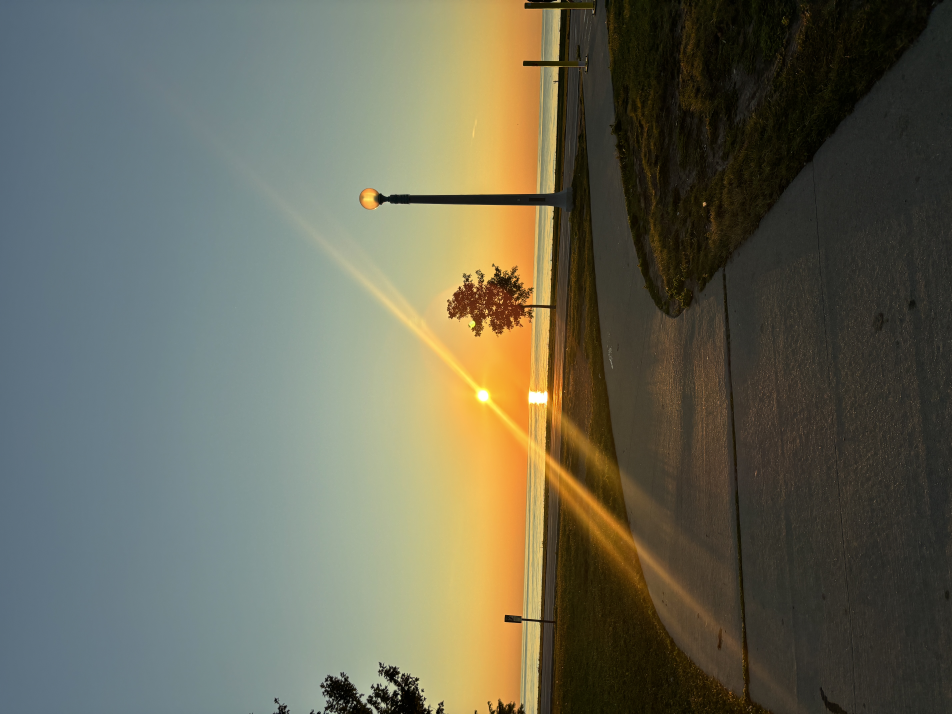
#> input picture content/2026/07/30/new-day/IMG_2211.jpeg, 5712 x 4284 px (shown at 1/6 size)
$ python optimize-images.py
#> lines starting #> are read from the running program, lines starting #| are printed output that depends on the picture
#!/usr/bin/env python3
"""Make the photographs web-weight, and build thumbnails for the gallery grid.

The images imported from Micro.blog are untouched phone originals: 1800x2400 at
up to 5 MB each, which is near-lossless and absurd for a web page. The gallery
loaded all 31 of them at full size into tiles a few hundred pixels wide, so that
page weighed 72 MB.

Two jobs:

  1. Recompress every photograph in place to a sane web size. These are what a
     post shows and what the lightbox opens.

  2. Write a <name>-thumb.<ext> beside each one for the gallery grid.

The full-resolution originals are not lost: they are in git history, in the
commit that rescued them from the Micro.blog CDN.

Idempotent. Already-optimised files are skipped, and thumbnails are never
themselves treated as sources.
"""
import pathlib
import sys

try:
    from PIL import Image, ImageOps
except ImportError:
    sys.exit("FAIL: Pillow is required.  pip3 install Pillow")

FULL_MAX = 1600      # long edge for the image a reader actually opens
FULL_Q = 80
THUMB_MAX = 800      # long edge for a grid tile, which is never bigger than this
THUMB_Q = 72
THUMB_SUFFIX = "-thumb"

# Anything already at or under this is left alone, so re-running is cheap and
# does not slowly degrade a file by recompressing it over and over.
ALREADY_SMALL_BYTES = 400 * 1024

ROOTS = [pathlib.Path("static/uploads"), pathlib.Path("content")]
EXTS = {".jpg", ".jpeg", ".png"}


def sources():
    for root in ROOTS:
        if not root.is_dir():
            continue
        for p in sorted(root.rglob("*")):
            if p.suffix.lower() in EXTS and THUMB_SUFFIX not in p.stem:
                yield p


def save(img, path, quality):
    if path.suffix.lower() == ".png":
        img.save(path, "PNG", optimize=True)
    else:
        img.convert("RGB").save(
            path, "JPEG", quality=quality, optimize=True, progressive=True
        )


def main() -> int:
    shrunk = skipped = thumbed = 0
    before = after = 0

    for src in sources():
        size = src.stat().st_size
        before += size

        with Image.open(src) as im:
            # A phone writes the photograph in sensor orientation and records
            # "rotate this" in EXIF; the browser obeys the tag. Saving through
            # Pillow drops EXIF, so the tag goes and the picture is suddenly on
            # its side. That is exactly what happened to the sunrise on
            # 2026-07-30. exif_transpose bakes the rotation into the pixels, so
            # the image is upright with or without metadata.
#> im is the input picture: PIL image 5712x4284 RGB; mean R, G, B 104.3, 103.3, 86.2
            im = ImageOps.exif_transpose(im)
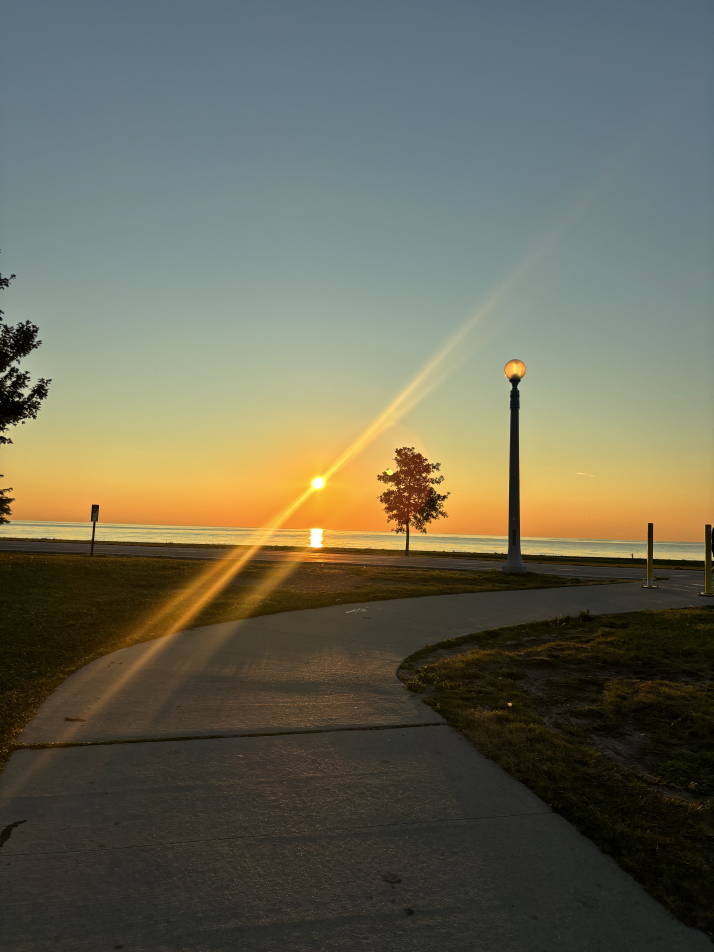
#> im: PIL image 4284x5712 RGB (shown at 1/6 size); mean R, G, B 104.3, 103.3, 86.2
            im.load()

            # 1. The full-size image the reader opens.
            if size > ALREADY_SMALL_BYTES or max(im.size) > FULL_MAX:
                full = im.copy()
                full.thumbnail((FULL_MAX, FULL_MAX), Image.LANCZOS)
                save(full, src, FULL_Q)
                shrunk += 1
            else:
                skipped += 1

            # 2. The thumbnail the grid uses.
            thumb_path = src.with_name(f"{src.stem}{THUMB_SUFFIX}{src.suffix}")
            if not thumb_path.exists():
                thumb = im.copy()
                thumb.thumbnail((THUMB_MAX, THUMB_MAX), Image.LANCZOS)
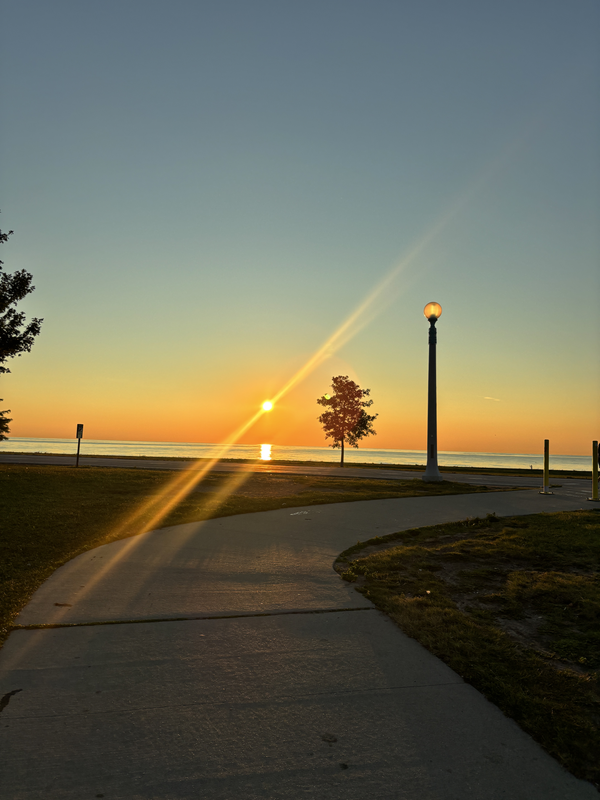
#> thumb: PIL image 600x800 RGB; mean R, G, B 104.2, 103.2, 86.1
                save(thumb, thumb_path, THUMB_Q)
                thumbed += 1

        after += src.stat().st_size

    print(f"  recompressed : {shrunk}")
    print(f"  left alone   : {skipped}")
    print(f"  thumbnails   : {thumbed} written")
    print(f"  originals    : {before // 1024 // 1024} MB -> {after // 1024 // 1024} MB")
    return 0


if __name__ == "__main__":
    raise SystemExit(main())
#> (the program exits here)

$ run again, on content/2026/07/29/started-blogging-again/5B4E239B-C958-47E8-80BA-EB0AAB068CD7_1_201_a.jpeg
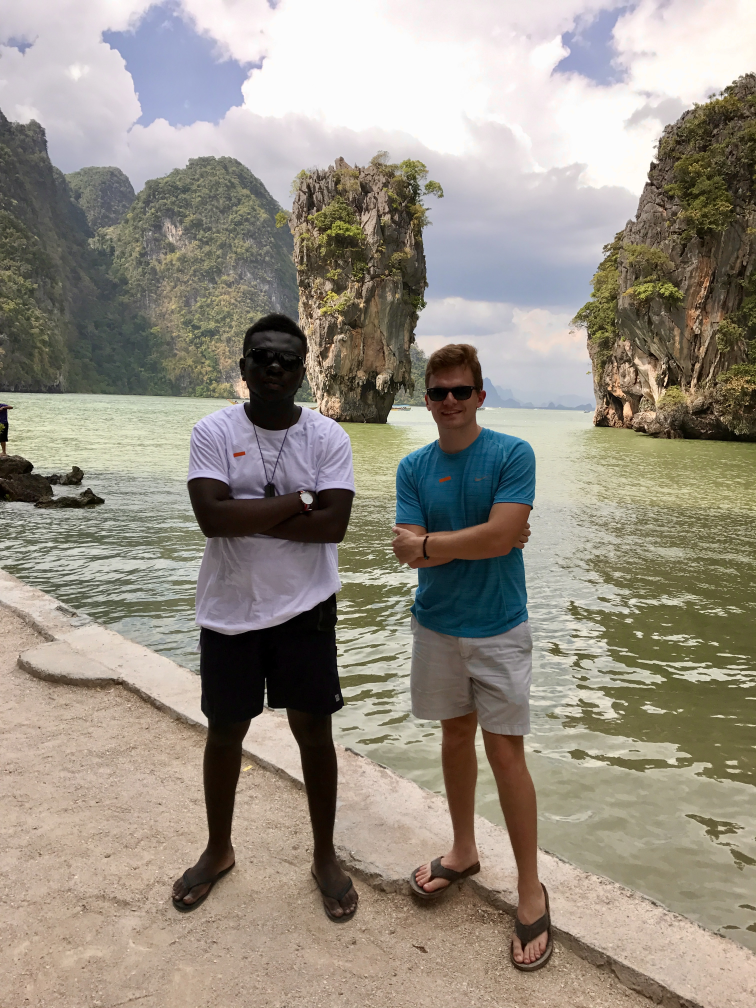
#> input picture content/2026/07/29/started-blogging-again/5B4E239B-C958-47E8-80BA-EB0AAB068CD7_1_201_a.jpeg, 3024 x 4032 px (shown at 1/4 size)
#> in main, im is the input picture: PIL image 3024x4032 RGB; mean R, G, B 151.7, 144.4, 132.7
#> in main, `thumb.thumbnail((THUMB_MAX, THUMB_MAX), Image.LANCZOS)`:
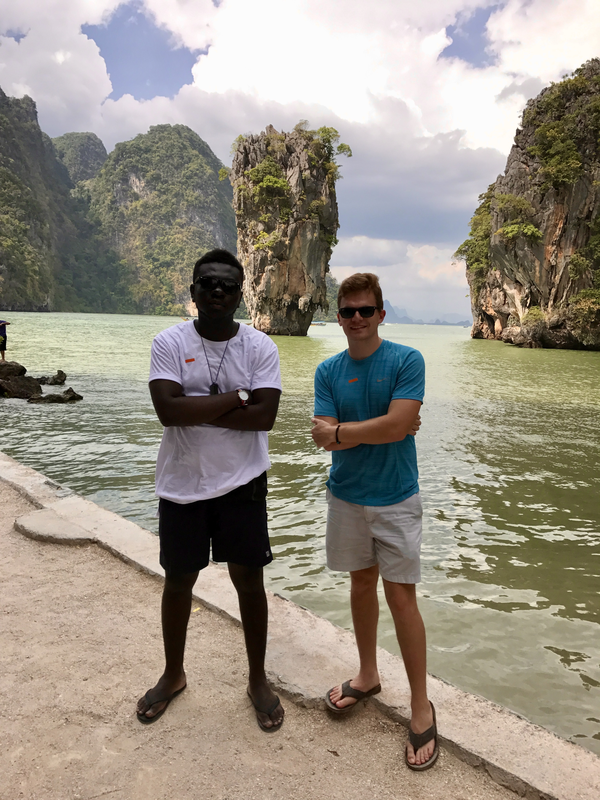
#> thumb: PIL image 600x800 RGB; mean R, G, B 151.8, 144.5, 132.8
